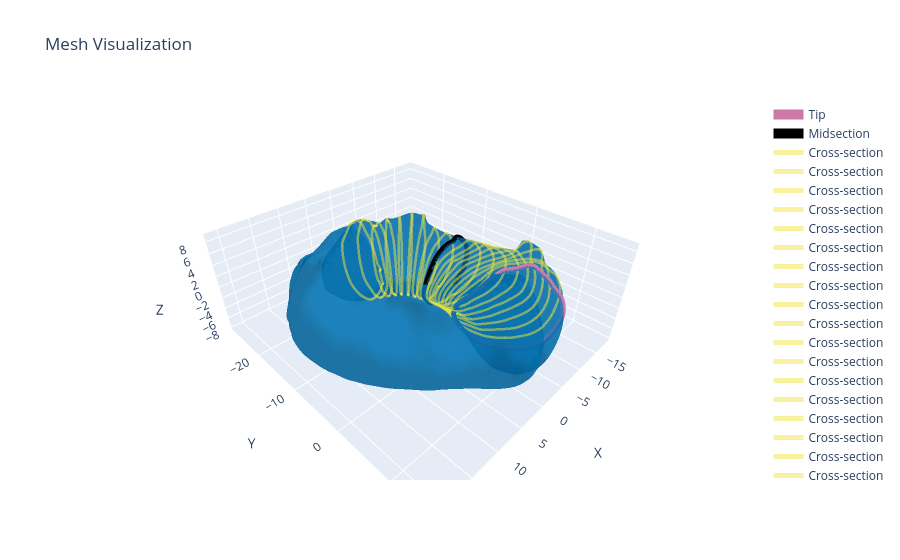

Notebook code cell kept with this figure:
### Code cell
## Figure 2: Show the complexity of stomata through analysis of their cross sections and how there is a difference between the cross sections at the midpoint and the tip.
## Show the cross sections within a mesh. Highlight the tip and the midsection. Show the boxplots of midsection and tip. Link the points.
import trimesh
import importlib
importlib.reload(csh)
from cross_section_helpers import visualize_mesh, analyze_stomata_mesh
import plotly.graph_objects as go

## Select mesh for visualisation
mesh_to_visualise = "1_2"
meshfile = f"../Meshes/Onion_OBJ/Ac_DA_{mesh_to_visualise}.obj"
mesh = trimesh.load(meshfile, force='mesh')

## Get the cross sections
section_points_right, section_points_left, section_traces_left, section_traces_right = analyze_stomata_mesh(meshfile)

## Get the tip and midsection cross sections
tip = section_traces_left[0]
mid_index = len(section_traces_left) // 2
midsection = section_traces_left[mid_index]

## Make new traces, thinner lines and more opacity. Choose a palette suitable for colour blindness
section_traces = []
for section in section_points_left:
    trace = go.Scatter3d(
        x=section[:, 0],  # X-coordinates
        y=section[:, 1],  # Y-coordinates
        z=section[:, 2],  # Z-coordinates
        mode='lines',     # Line mode
        line=dict(width=5, color="#F0E442"),  # Thinner line
        name='Cross-section',
        opacity=0.5       # More opacity
    )
    section_traces.append(trace)
tip = section_points_left[0]
mid_index = len(section_points_left) // 2
midsection = section_points_left[mid_index]

midsection_trace = go.Scatter3d(
    x=midsection[:,0],  # X-coordinate
    y=midsection[:,1],  # Y-coordinate
    z=midsection[:,2],  # Z-coordinate
    mode='lines',     # Only markers
    line=dict(width=10, color=colours["midsection"]),  # Marker style
    name='Midsection',
    opacity=1         # Legend name
)
tip_trace = go.Scatter3d(
    x=tip[:,0],  # X-coordinate
    y=tip[:,1],  # Y-coordinate
    z=tip[:,2],  # Z-coordinate
    mode='lines',     # Only markers
    line=dict(width=10, color=colours["tip"]),  # Thinner line
    name='Tip',
    opacity=1         # Legend name
)

output = visualize_mesh(mesh, [tip_trace, midsection_trace] + section_traces )
output.write_html("mesh_with_cross_sections.html")

### Figure 1 — Plotly figure (JSON) as saved in the notebook; plotly's stock layout.template omitted (floating-point values rounded to 4 significant figures; data arrays with more than 128 entries replaced by an {"elided": "..."} marker saying what was removed)
{"data": [{"color": "#0072B2", "i": {"elided": "28730 int values"}, "j": {"elided": "28730 int values"}, "k": {"elided": "28730 int values"}, "name": "Mesh", "opacity": 0.65, "type": "mesh3d", "x": {"elided": "14291 float values"}, "y": {"elided": "14291 float values"}, "z": {"elided": "14291 float values"}}, {"line": {"color": "#CC79A7", "width": 10}, "mode": "lines", "name": "Tip", "opacity": 1, "type": "scatter3d", "x": {"elided": "183 float values"}, "y": {"elided": "183 float values"}, "z": {"elided": "183 float values"}}, {"line": {"color": "black", "width": 10}, "mode": "lines", "name": "Midsection", "opacity": 1, "type": "scatter3d", "x": {"elided": "196 float values"}, "y": {"elided": "196 float values"}, "z": {"elided": "196 float values"}}, {"line": {"color": "#F0E442", "width": 5}, "mode": "lines", "name": "Cross-section", "opacity": 0.5, "type": "scatter3d", "x": {"elided": "183 float values"}, "y": {"elided": "183 float values"}, "z": {"elided": "183 float values"}}, {"line": {"color": "#F0E442", "width": 5}, "mode": "lines", "name": "Cross-section", "opacity": 0.5, "type": "scatter3d", "x": {"elided": "188 float values"}, "y": {"elided": "188 float values"}, "z": {"elided": "188 float values"}}, {"line": {"color": "#F0E442", "width": 5}, "mode": "lines", "name": "Cross-section", "opacity": 0.5, "type": "scatter3d", "x": {"elided": "188 float values"}, "y": {"elided": "188 float values"}, "z": {"elided": "188 float values"}}, {"line": {"color": "#F0E442", "width": 5}, "mode": "lines", "name": "Cross-section", "opacity": 0.5, "type": "scatter3d", "x": {"elided": "187 float values"}, "y": {"elided": "187 float values"}, "z": {"elided": "187 float values"}}, {"line": {"color": "#F0E442", "width": 5}, "mode": "lines", "name": "Cross-section", "opacity": 0.5, "type": "scatter3d", "x": {"elided": "197 float values"}, "y": {"elided": "197 float values"}, "z": {"elided": "197 float values"}}, {"line": {"color": "#F0E442", "width": 5}, "mode": "lines", "name": "Cross-section", "opacity": 0.5, "type": "scatter3d", "x": {"elided": "189 float values"}, "y": {"elided": "189 float values"}, "z": {"elided": "189 float values"}}, {"line": {"color": "#F0E442", "width": 5}, "mode": "lines", "name": "Cross-section", "opacity": 0.5, "type": "scatter3d", "x": {"elided": "188 float values"}, "y": {"elided": "188 float values"}, "z": {"elided": "188 float values"}}, {"line": {"color": "#F0E442", "width": 5}, "mode": "lines", "name": "Cross-section", "opacity": 0.5, "type": "scatter3d", "x": {"elided": "187 float values"}, "y": {"elided": "187 float values"}, "z": {"elided": "187 float values"}}, {"line": {"color": "#F0E442", "width": 5}, "mode": "lines", "name": "Cross-section", "opacity": 0.5, "type": "scatter3d", "x": {"elided": "192 float values"}, "y": {"elided": "192 float values"}, "z": {"elided": "192 float values"}}, {"line": {"color": "#F0E442", "width": 5}, "mode": "lines", "name": "Cross-section", "opacity": 0.5, "type": "scatter3d", "x": {"elided": "182 float values"}, "y": {"elided": "182 float values"}, "z": {"elided": "182 float values"}}, {"line": {"color": "#F0E442", "width": 5}, "mode": "lines", "name": "Cross-section", "opacity": 0.5, "type": "scatter3d", "x": {"elided": "196 float values"}, "y": {"elided": "196 float values"}, "z": {"elided": "196 float values"}}, {"line": {"color": "#F0E442", "width": 5}, "mode": "lines", "name": "Cross-section", "opacity": 0.5, "type": "scatter3d", "x": {"elided": "194 float values"}, "y": {"elided": "194 float values"}, "z": {"elided": "194 float values"}}, {"line": {"color": "#F0E442", "width": 5}, "mode": "lines", "name": "Cross-section", "opacity": 0.5, "type": "scatter3d", "x": {"elided": "185 float values"}, "y": {"elided": "185 float values"}, "z": {"elided": "185 float values"}}, {"line": {"color": "#F0E442", "width": 5}, "mode": "lines", "name": "Cross-section", "opacity": 0.5, "type": "scatter3d", "x": {"elided": "197 float values"}, "y": {"elided": "197 float values"}, "z": {"elided": "197 float values"}}, {"line": {"color": "#F0E442", "width": 5}, "mode": "lines", "name": "Cross-section", "opacity": 0.5, "type": "scatter3d", "x": {"elided": "183 float values"}, "y": {"elided": "183 float values"}, "z": {"elided": "183 float values"}}, {"line": {"color": "#F0E442", "width": 5}, "mode": "lines", "name": "Cross-section", "opacity": 0.5, "type": "scatter3d", "x": {"elided": "184 float values"}, "y": {"elided": "184 float values"}, "z": {"elided": "184 float values"}}, {"line": {"color": "#F0E442", "width": 5}, "mode": "lines", "name": "Cross-section", "opacity": 0.5, "type": "scatter3d", "x": {"elided": "183 float values"}, "y": {"elided": "183 float values"}, "z": {"elided": "183 float values"}}, {"line": {"color": "#F0E442", "width": 5}, "mode": "lines", "name": "Cross-section", "opacity": 0.5, "type": "scatter3d", "x": {"elided": "187 float values"}, "y": {"elided": "187 float values"}, "z": {"elided": "187 float values"}}, {"line": {"color": "#F0E442", "width": 5}, "mode": "lines", "name": "Cross-section", "opacity": 0.5, "type": "scatter3d", "x": {"elided": "182 float values"}, "y": {"elided": "182 float values"}, "z": {"elided": "182 float values"}}, {"line": {"color": "#F0E442", "width": 5}, "mode": "lines", "name": "Cross-section", "opacity": 0.5, "type": "scatter3d", "x": {"elided": "188 float values"}, "y": {"elided": "188 float values"}, "z": {"elided": "188 float values"}}], "layout": {"scene": {"aspectmode": "data", "xaxis": {"title": {"text": "X"}}, "yaxis": {"title": {"text": "Y"}}, "zaxis": {"title": {"text": "Z"}}}, "title": {"text": "Mesh Visualization"}}}
